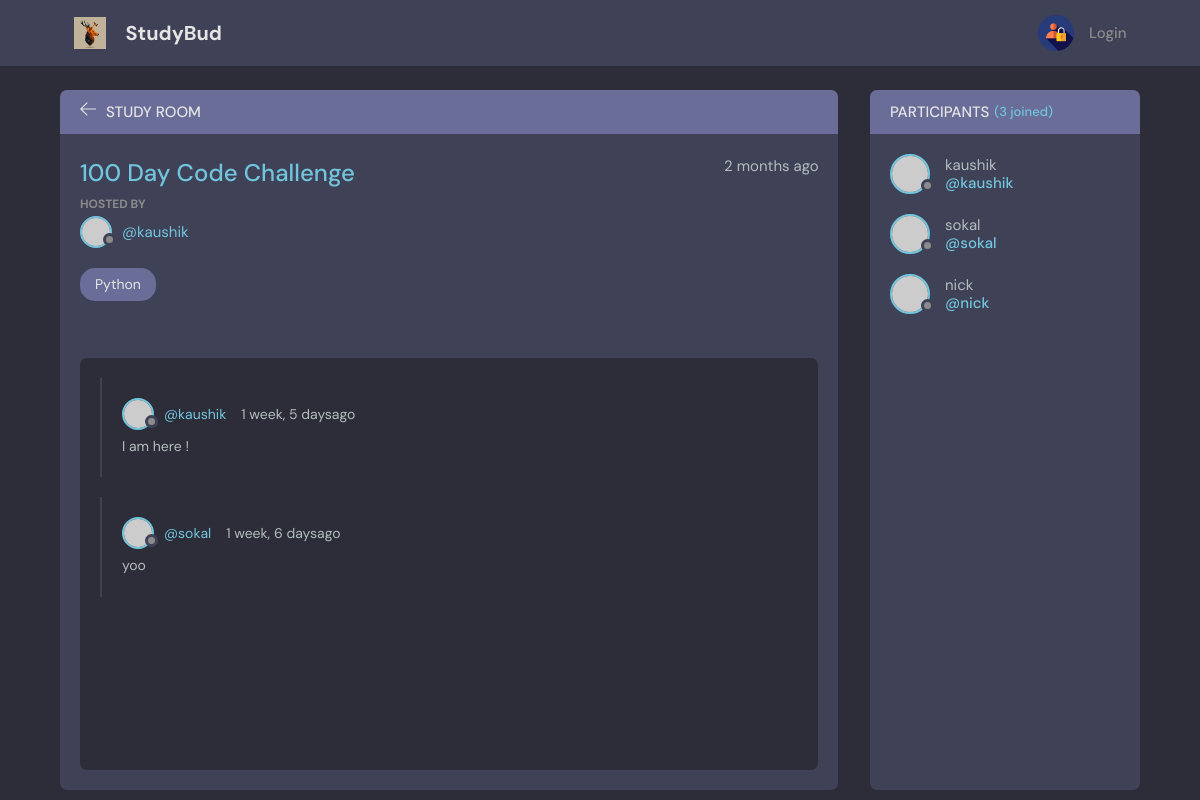
/room/2/, run on an earlier commit of the app's database.
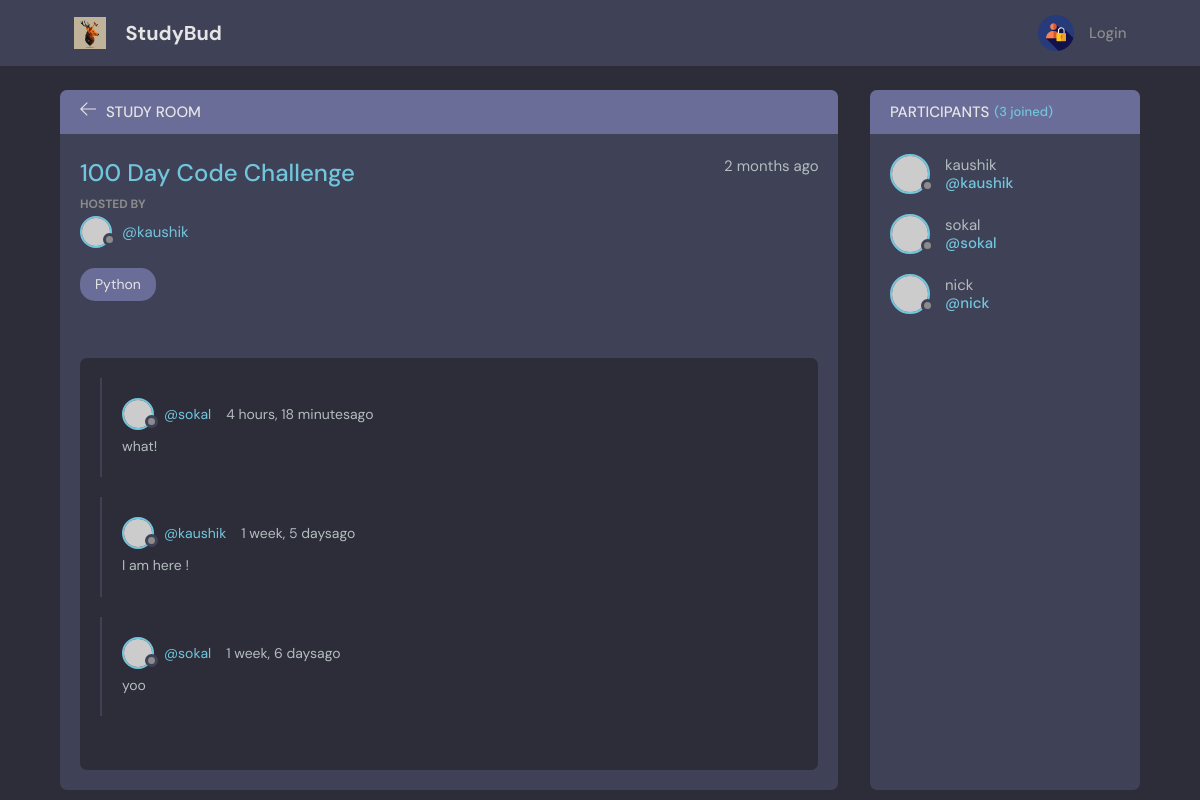
And on a later commit of the database.
### base/models.py (models this page shows, shortened)
class Room(models.Model):
    host = models.ForeignKey(User,on_delete=models.SET_NULL , null=True)
    topic = models.ForeignKey(Topic ,on_delete=models.SET_NULL ,null=True)
    name = models.CharField(max_length=200)
    description = models.TextField(null=True,blank=True)
    participants = models.ManyToManyField(User,related_name='participants',blank=True)
    updated = models.DateTimeField(auto_now=True)
    created = models.DateTimeField(auto_now_add=True)
    class Meta:
        ordering = ['-updated','-created' ]

class Topic(models.Model):
    namee = models.CharField(max_length=200)

class Meassage(models.Model):
    user = models.ForeignKey(User, on_delete=models.CASCADE)
    room = models.ForeignKey(Room, on_delete=models.CASCADE)
    body = models.TextField()
    updated = models.DateTimeField(auto_now = True)
    created = models.DateTimeField(auto_now_add = True)
    class Meta:
        ordering = ['-updated','-created']

### base/views.py (the view, shortened to what this page needs)
# urls.py: path('room/<str:pk>/',views.room, name ="room"),
def room(request , pk ):
    var_room = Room.objects.get(id=pk)
    room_messages = var_room.meassage_set.all()# This is related manager for foreign key(meassage_set)
    room_participants = var_room.participants.all()
    context = {'var_room': var_room, 'room_messages':room_messages,'room_participants':room_participants}
    return render(request, 'base/room.html',context)

### base/templates/base/room.html (shortened to what this page needs)
{% extends 'main.html' %}
{% block content %}
    <main class="profile-page layout layout--2">
      <div class="container">
        <div class="room">
          <div class="room__top">
            <div class="room__topLeft">
              <a href="{% url 'home' %}">
                <svg version="1.1" xmlns="http://www.w3.org/2000/svg" width="32" height="32" viewBox="0 0 32 32">
                  <title>arrow-left</title>
                  <path
                    d="M13.723 2.286l-13.723 13.714 13.719 13.714 1.616-1.611-10.96-10.96h27.625v-2.286h-27.625l10.965-10.965-1.616-1.607z"
                  ></path>
                </svg>
              </a>
              <h3>Study Room</h3>
            </div>
          </div>
          <div class="room__box scroll">
            <div class="room__header scroll">
              <div class="room__info">
                <h3>{{var_room.name}}</h3>
                <span>{{var_room.created|timesince}} ago </span>
              </div>
              <div class="room__hosted">
                <p>Hosted By</p>
                <a href="{% url 'user-profile' var_room.host.id %}" class="room__author">
                  <div class="avatar avatar--small">
                    <img src="https://randomuser.me/api/portraits/men/37.jpg" />
                  </div>
                  <span>@{{var_room.host.username}}</span>
                </a>
              </div>
              <span class="room__topics">{{var_room.topic.namee}}</span>
            </div>
            <div class="room__conversation">
              <div class="threads scroll">
                {% for i in room_messages %}
                <div class="thread">
                  <div class="thread__top">
                    <div class="thread__author">
                      <a href="{% url 'user-profile' i.user.id %}" class="thread__authorInfo">
                        <div class="avatar avatar--small">
                          <img src="https://randomuser.me/api/portraits/men/37.jpg" />
                        </div>
                        <span>@{{i.user.username}}</span>
                      </a>
                      <span class="thread__date">{{i.created|timesince}}ago</span>
                    </div>
                  </div>
                  <div class="thread__details">
                  <P>{{i.body}}</P>
                  </div>
                </div>
                {% endfor %}
              </div>
            </div>
          </div>
        </div>
        <div class="participants">
          <h3 class="participants__top">Participants <span>({{room_participants.count}} joined)</span></h3>
          <div class="participants__list scroll">
            {% for i in room_participants %}
            <a href="{% url 'user-profile' i.id %}" class="participant">
              <div class="avatar avatar--medium">
                <img src="https://randomuser.me/api/portraits/men/37.jpg" />
              </div>
              <p>
                {{i.username}}
                <span>@{{i.username}}</span>
              </p>
            </a>
            {% endfor %}
          </div>
        </div>
      </div>
    </main>
{% endblock %}

### templetes/main.html (shortened to what this page needs)
<!DOCTYPE html>
{% load static %}
<html lang="en">
  <head>
    <link rel="stylesheet" href="{% static 'styles/style.css' %}" />
  </head>
  <body>
    {%include 'navbar.html'%}
    {% block content %}
    {%endblock content %}
  </body>
</html>

### templetes/navbar.html (shortened to what this page needs)
{% load static %}
<header class="header header--loggedIn">
    <div class="container">
      <a href="{% url 'home' %}"  class="header__logo">
        <img src="{% static 'images/logo2.jpg' %}" />
        <h1>StudyBud</h1>
      </a>
      <nav class="header__menu">
        {% if request.user.is_authenticated %}
        <div class="header__user">
          <a href="{% url 'user-profile' user.id  %}">
            <div class="avatar avatar--medium active">
              <img src="https://randomuser.me/api/portraits/men/37.jpg" />
            </div>
            <p>{{request.user}}<span>@{{request.user}}</span></p>
          </a>
          <button class="dropdown-button">
            <svg version="1.1" xmlns="http://www.w3.org/2000/svg" width="32" height="32" viewBox="0 0 32 32">
              <title>chevron-down</title>
              <path d="M16 21l-13-13h-3l16 16 16-16h-3l-13 13z"></path>
            </svg>
          </button>
        </div>
        <div class="dropdown-menu">
            <a href="settings.html" class="dropdown-link"
              ><svg version="1.1" xmlns="http://www.w3.org/2000/svg" width="32" height="32" viewBox="0 0 32 32">
                <title>tools</title>
                <path
                  d="M27.465 32c-1.211 0-2.35-0.471-3.207-1.328l-9.392-9.391c-2.369 0.898-4.898 0.951-7.355 0.15-3.274-1.074-5.869-3.67-6.943-6.942-0.879-2.682-0.734-5.45 0.419-8.004 0.135-0.299 0.408-0.512 0.731-0.572 0.32-0.051 0.654 0.045 0.887 0.277l5.394 5.395 3.586-3.586-5.394-5.395c-0.232-0.232-0.336-0.564-0.276-0.887s0.272-0.596 0.572-0.732c2.552-1.152 5.318-1.295 8.001-0.418 3.274 1.074 5.869 3.67 6.943 6.942 0.806 2.457 0.752 4.987-0.15 7.358l9.392 9.391c0.844 0.842 1.328 2.012 1.328 3.207-0 2.5-2.034 4.535-4.535 4.535zM15.101 19.102c0.26 0 0.516 0.102 0.707 0.293l9.864 9.863c0.479 0.479 1.116 0.742 1.793 0.742 1.398 0 2.535-1.137 2.535-2.535 0-0.668-0.27-1.322-0.742-1.793l-9.864-9.863c-0.294-0.295-0.376-0.74-0.204-1.119 0.943-2.090 1.061-4.357 0.341-6.555-0.863-2.631-3.034-4.801-5.665-5.666-1.713-0.561-3.468-0.609-5.145-0.164l4.986 4.988c0.391 0.391 0.391 1.023 0 1.414l-5 5c-0.188 0.188-0.441 0.293-0.707 0.293s-0.52-0.105-0.707-0.293l-4.987-4.988c-0.45 1.682-0.397 3.436 0.164 5.146 0.863 2.631 3.034 4.801 5.665 5.666 2.2 0.721 4.466 0.604 6.555-0.342 0.132-0.059 0.271-0.088 0.411-0.088z"
                ></path>
              </svg>
              Settings</a
            >
            <a href="{% url 'logout' %}" class="dropdown-link">
              <svg version="1.1" xmlns="http://www.w3.org/2000/svg" width="32" height="32" viewBox="0 0 32 32">
                <title>log-out</title>
                <path
                  d="M3 0h22c0.553 0 1 0 1 0.553l-0 3.447h-2v-2h-20v28h20v-2h2l0 3.447c0 0.553-0.447 0.553-1 0.553h-22c-0.553 0-1-0.447-1-1v-30c0-0.553 0.447-1 1-1z"
                ></path>
                <path
                  d="M21.879 21.293l1.414 1.414 6.707-6.707-6.707-6.707-1.414 1.414 4.293 4.293h-14.172v2h14.172l-4.293 4.293z"
                ></path>
              </svg>
              Logout</a>
          </div>
        {% else %}
         <a href="{% url 'login' %}">
          <img src="{% static 'images/avatar2.png' %}" />
          <p>Login</p>
        </a>
        {% endif %}
      </nav>
    </div>
  </header>

What changed in the data, as far as the page shows it:
added Meassage: user.username "sokal", created "4 hours, 18 minutes", body "what!"
